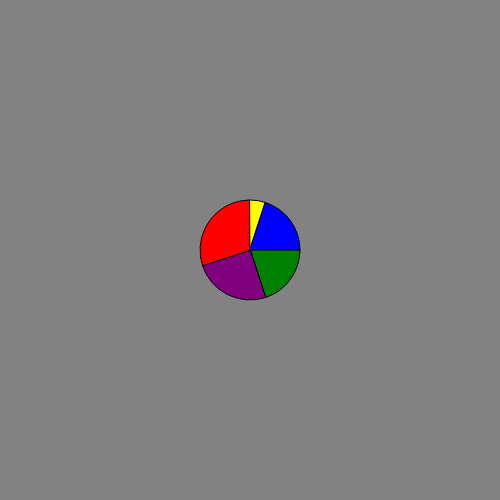
Frame 1 (no input)
Frame 60 (no input): identical to frame 1, image omitted
Frame 120 (the mouse pressed at the canvas centre since frame 60): identical to frame 1, image omitted

The p5.js sketch that drew this single still picture (run headless with seeded random() and noise() and a simulated clock; from frame 60 on, the mouse is pressed at the canvas centre):

// p5.js sketch
// ── sketch.js
function setup() {
    createCanvas(500, 500);
}

function draw() {
    background(130);
    pie();
}

function pie(){
    angleMode(DEGREES);
    fill('green');
    arc(250, 250, 100, 100, 0, 72, PIE);
    fill('purple');
    arc(250, 250, 100, 100, 72, 162, PIE);
    fill('red');
    arc(250, 250, 100, 100, 162, 270, PIE);
    fill('yellow');
    arc(250, 250, 100, 100, 270, 288, PIE);
    fill('blue');
    arc(250, 250, 100, 100, 288, 360, PIE);
    
}

//function degrees(x){
//    return (360 / 20) * x;
//}
